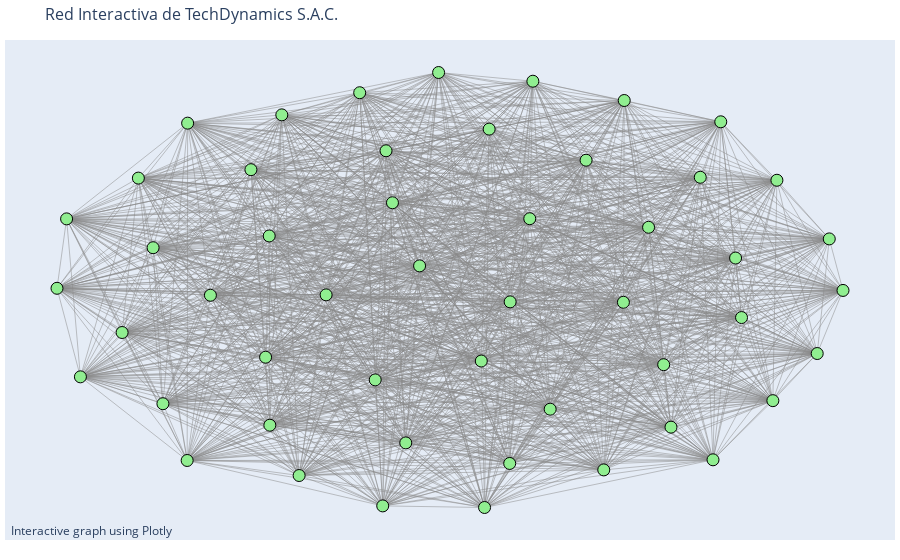

This figure's notebook cell:
### Code cell
fig = go.Figure(
    data=[edge_trace, node_trace],
    layout=go.Layout(
        title=dict(
            text='Red Interactiva de TechDynamics S.A.C.',
            font=dict(size=16)
        ),
        showlegend=False,
        hovermode='closest',
        margin=dict(b=20, l=5, r=5, t=40),
        annotations=[dict(
            text="Interactive graph using Plotly",
            showarrow=False,
            xref="paper", yref="paper",
            x=0.005, y=-0.002
        )],
        xaxis=dict(showgrid=False, zeroline=False, showticklabels=False),
        yaxis=dict(showgrid=False, zeroline=False, showticklabels=False)
    )
)

fig.show()

### Figure 1 — Plotly figure (JSON) as saved in the notebook; plotly's stock layout.template omitted (floating-point values rounded to 4 significant figures; data arrays with more than 128 entries replaced by an {"elided": "..."} marker saying what was removed)
{"data": [{"hoverinfo": "none", "line": {"color": "#888", "width": 0.5}, "mode": "lines", "type": "scatter", "x": {"elided": "3675 float values"}, "y": {"elided": "3675 float values"}}, {"hoverinfo": "text", "marker": {"color": "rgb(144, 238, 144)", "line": {"color": "black", "width": 1}, "size": 12}, "mode": "markers", "text": ["Node: Nodo_30<br>Degree: 1.0000<br>Betweenness: 0.0544<br>Closeness: 1.0000<br>Eigenvector: 0.1414", "Node: Nodo_48<br>Degree: 1.0000<br>Betweenness: 0.0034<br>Closeness: 1.0000<br>Eigenvector: 0.1414", "Node: Nodo_13<br>Degree: 1.0000<br>Betweenness: 0.0085<br>Closeness: 1.0000<br>Eigenvector: 0.1414", "Node: Nodo_25<br>Degree: 1.0000<br>Betweenness: 0.0034<br>Closeness: 1.0000<br>Eigenvector: 0.1414", "Node: Nodo_18<br>Degree: 1.0000<br>Betweenness: 0.1105<br>Closeness: 1.0000<br>Eigenvector: 0.1414", "Node: Nodo_14<br>Degree: 1.0000<br>Betweenness: 0.0043<br>Closeness: 1.0000<br>Eigenvector: 0.1414", "Node: Nodo_29<br>Degree: 1.0000<br>Betweenness: 0.0799<br>Closeness: 1.0000<br>Eigenvector: 0.1414", "Node: Nodo_49<br>Degree: 1.0000<br>Betweenness: 0.0344<br>Closeness: 1.0000<br>Eigenvector: 0.1414", "Node: Nodo_23<br>Degree: 1.0000<br>Betweenness: 0.1135<br>Closeness: 1.0000<br>Eigenvector: 0.1414", "Node: Nodo_45<br>Degree: 1.0000<br>Betweenness: 0.0213<br>Closeness: 1.0000<br>Eigenvector: 0.1414", "Node: Nodo_50<br>Degree: 1.0000<br>Betweenness: 0.0230<br>Closeness: 1.0000<br>Eigenvector: 0.1414", "Node: Nodo_28<br>Degree: 1.0000<br>Betweenness: 0.0017<br>Closeness: 1.0000<br>Eigenvector: 0.1414", "Node: Nodo_24<br>Degree: 1.0000<br>Betweenness: 0.0017<br>Closeness: 1.0000<br>Eigenvector: 0.1414", "Node: Nodo_26<br>Degree: 1.0000<br>Betweenness: 0.0060<br>Closeness: 1.0000<br>Eigenvector: 0.1414", "Node: Nodo_46<br>Degree: 1.0000<br>Betweenness: 0.0264<br>Closeness: 1.0000<br>Eigenvector: 0.1414", "Node: Nodo_7<br>Degree: 1.0000<br>Betweenness: 0.0719<br>Closeness: 1.0000<br>Eigenvector: 0.1414", "Node: Nodo_11<br>Degree: 1.0000<br>Betweenness: 0.0357<br>Closeness: 1.0000<br>Eigenvector: 0.1414", "Node: Nodo_35<br>Degree: 1.0000<br>Betweenness: 0.0009<br>Closeness: 1.0000<br>Eigenvector: 0.1414", "Node: Nodo_47<br>Degree: 1.0000<br>Betweenness: 0.0026<br>Closeness: 1.0000<br>Eigenvector: 0.1414", "Node: Nodo_4<br>Degree: 1.0000<br>Betweenness: 0.0094<br>Closeness: 1.0000<br>Eigenvector: 0.1414", "Node: Nodo_6<br>Degree: 1.0000<br>Betweenness: 0.0408<br>Closeness: 1.0000<br>Eigenvector: 0.1414", "Node: Nodo_8<br>Degree: 1.0000<br>Betweenness: 0.0587<br>Closeness: 1.0000<br>Eigenvector: 0.1414", "Node: Nodo_10<br>Degree: 1.0000<br>Betweenness: 0.1497<br>Closeness: 1.0000<br>Eigenvector: 0.1414", "Node: Nodo_19<br>Degree: 1.0000<br>Betweenness: 0.0145<br>Closeness: 1.0000<br>Eigenvector: 0.1414", "Node: Nodo_17<br>Degree: 1.0000<br>Betweenness: 0.0417<br>Closeness: 1.0000<br>Eigenvector: 0.1414", "Node: Nodo_33<br>Degree: 1.0000<br>Betweenness: 0.0196<br>Closeness: 1.0000<br>Eigenvector: 0.1414", "Node: Nodo_36<br>Degree: 1.0000<br>Betweenness: 0.0000<br>Closeness: 1.0000<br>Eigenvector: 0.1414", "Node: Nodo_31<br>Degree: 1.0000<br>Betweenness: 0.0128<br>Closeness: 1.0000<br>Eigenvector: 0.1414", "Node: Nodo_12<br>Degree: 1.0000<br>Betweenness: 0.1531<br>Closeness: 1.0000<br>Eigenvector: 0.1414", "Node: Nodo_21<br>Degree: 1.0000<br>Betweenness: 0.0298<br>Closeness: 1.0000<br>Eigenvector: 0.1414", "Node: Nodo_15<br>Degree: 1.0000<br>Betweenness: 0.0527<br>Closeness: 1.0000<br>Eigenvector: 0.1414", "Node: Nodo_1<br>Degree: 1.0000<br>Betweenness: 0.0060<br>Closeness: 1.0000<br>Eigenvector: 0.1414", "Node: Nodo_38<br>Degree: 1.0000<br>Betweenness: 0.0026<br>Closeness: 1.0000<br>Eigenvector: 0.1414", "Node: Nodo_41<br>Degree: 1.0000<br>Betweenness: 0.0306<br>Closeness: 1.0000<br>Eigenvector: 0.1414", "Node: Nodo_42<br>Degree: 1.0000<br>Betweenness: 0.0123<br>Closeness: 1.0000<br>Eigenvector: 0.1414", "Node: Nodo_9<br>Degree: 1.0000<br>Betweenness: 0.1756<br>Closeness: 1.0000<br>Eigenvector: 0.1414", "Node: Nodo_39<br>Degree: 1.0000<br>Betweenness: 0.0145<br>Closeness: 1.0000<br>Eigenvector: 0.1414", "Node: Nodo_5<br>Degree: 1.0000<br>Betweenness: 0.0119<br>Closeness: 1.0000<br>Eigenvector: 0.1414", "Node: Nodo_27<br>Degree: 1.0000<br>Betweenness: 0.0187<br>Closeness: 1.0000<br>Eigenvector: 0.1414", "Node: Nodo_34<br>Degree: 1.0000<br>Betweenness: 0.0425<br>Closeness: 1.0000<br>Eigenvector: 0.1414", "Node: Nodo_44<br>Degree: 1.0000<br>Betweenness: 0.0374<br>Closeness: 1.0000<br>Eigenvector: 0.1414", "Node: Nodo_43<br>Degree: 1.0000<br>Betweenness: 0.0034<br>Closeness: 1.0000<br>Eigenvector: 0.1414", "Node: Nodo_32<br>Degree: 1.0000<br>Betweenness: 0.1641<br>Closeness: 1.0000<br>Eigenvector: 0.1414", "Node: Nodo_37<br>Degree: 1.0000<br>Betweenness: 0.0255<br>Closeness: 1.0000<br>Eigenvector: 0.1414", "Node: Nodo_20<br>Degree: 1.0000<br>Betweenness: 0.0327<br>Closeness: 1.0000<br>Eigenvector: 0.1414", "Node: Nodo_3<br>Degree: 1.0000<br>Betweenness: 0.0697<br>Closeness: 1.0000<br>Eigenvector: 0.1414", "Node: Nodo_40<br>Degree: 1.0000<br>Betweenness: 0.0485<br>Closeness: 1.0000<br>Eigenvector: 0.1414", "Node: Nodo_22<br>Degree: 1.0000<br>Betweenness: 0.0111<br>Closeness: 1.0000<br>Eigenvector: 0.1414", "Node: Nodo_16<br>Degree: 1.0000<br>Betweenness: 0.1599<br>Closeness: 1.0000<br>Eigenvector: 0.1414", "Node: Nodo_2<br>Degree: 1.0000<br>Betweenness: 0.0638<br>Closeness: 1.0000<br>Eigenvector: 0.1414"], "type": "scatter", "x": [-0.3885, -0.1192, -0.4625, -0.7573, -0.1963, -0.6701, 0.92, -0.5102, -0.7325, 0.1445, 0.194, 0.3363, 0.07986, -0.08427, 0.3809, -0.169, -0.2355, 0.6764, -0.8356, 0.2456, -0.6713, -0.9758, 0.6568, 0.7138, -0.6126, 0.9851, 0.4306, 0.9505, -1, -0.4322, 0.0716, 0.09147, -0.9409, -0.464, -0.03622, 0.7289, -0.7945, 0.4941, 0.808, -0.4732, 0.4326, -0.1774, -0.1528, 0.1434, 0.6247, 0.8182, 0.5322, 0.2018, 0.5507, -0.3203], "y": [-0.8458, -0.698, -0.618, 0.1854, -0.4129, 0.7493, -0.2935, 0.5386, -0.5207, -0.05971, 0.3167, 0.5815, -0.9904, 0.1032, -0.8202, 0.6242, 0.8869, 0.7553, -0.1984, -0.5455, -0.7776, 0.3159, -0.7746, 0.1386, -0.02971, -0.007934, -0.0616, 0.2253, 0.001749, 0.7867, -0.3275, 0.7222, -0.399, 0.2386, 0.9785, -0.1307, 0.5005, 0.2779, -0.5069, -0.3101, 0.8518, -0.9832, 0.3889, -0.7911, 0.5042, 0.4908, -0.3441, 0.939, -0.6268, -0.02799]}], "layout": {"annotations": [{"showarrow": false, "text": "Interactive graph using Plotly", "x": 0.005, "xref": "paper", "y": -0.002, "yref": "paper"}], "hovermode": "closest", "margin": {"b": 20, "l": 5, "r": 5, "t": 40}, "showlegend": false, "title": {"font": {"size": 16}, "text": "Red Interactiva de TechDynamics S.A.C."}, "xaxis": {"showgrid": false, "showticklabels": false, "zeroline": false}, "yaxis": {"showgrid": false, "showticklabels": false, "zeroline": false}}}
